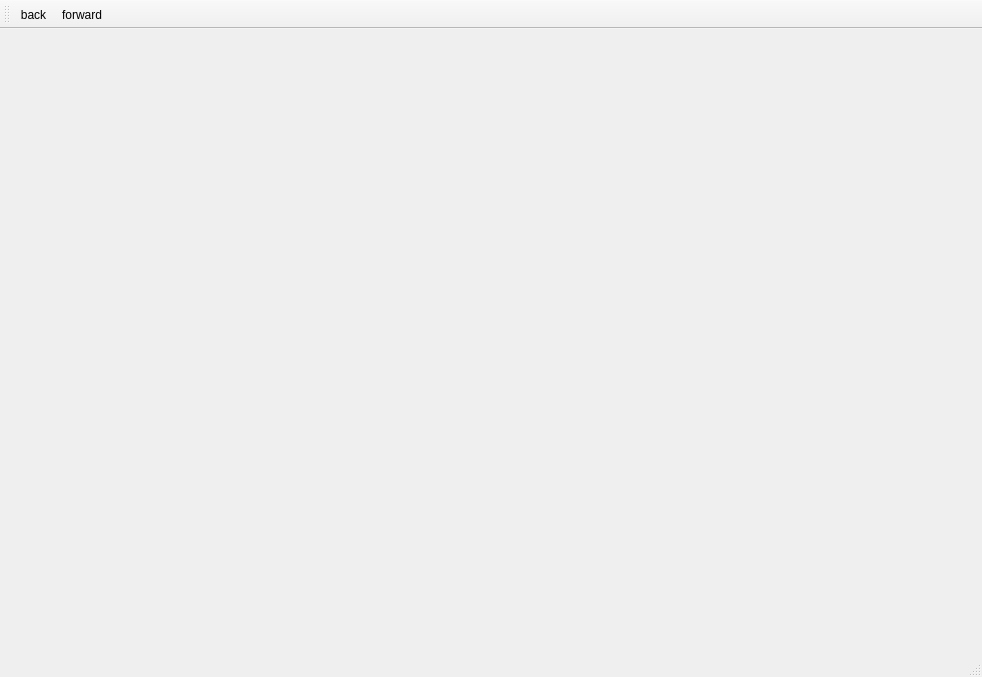
<?xml version="1.0" encoding="UTF-8"?>
<ui version="4.0">
 <class>MainWindow</class>
 <widget class="QMainWindow" name="MainWindow">
  <property name="geometry">
   <rect>
    <x>0</x>
    <y>0</y>
    <width>982</width>
    <height>677</height>
   </rect>
  </property>
  <property name="windowTitle">
   <string>MainWindow</string>
  </property>
  <widget class="QWidget" name="centralwidget">
   <layout class="QVBoxLayout" name="verticalLayout">
    <item>
     <layout class="QVBoxLayout" name="verticalLayout_2"/>
    </item>
   </layout>
  </widget>
  <widget class="QMenuBar" name="menubar">
   <property name="geometry">
    <rect>
     <x>0</x>
     <y>0</y>
     <width>982</width>
     <height>25</height>
    </rect>
   </property>
  </widget>
  <widget class="QStatusBar" name="statusbar"/>
  <widget class="QToolBar" name="toolBar">
   <property name="windowTitle">
    <string>toolBar</string>
   </property>
   <attribute name="toolBarArea">
    <enum>TopToolBarArea</enum>
   </attribute>
   <attribute name="toolBarBreak">
    <bool>false</bool>
   </attribute>
   <addaction name="actionback"/>
   <addaction name="actionforward"/>
  </widget>
  <action name="actionforward">
   <property name="icon">
    <iconset resource="res.qrc">
     <normaloff>:/forward.png</normaloff>:/forward.png</iconset>
   </property>
   <property name="text">
    <string>forward</string>
   </property>
  </action>
  <action name="actionback">
   <property name="icon">
    <iconset resource="res.qrc">
     <normaloff>:/back.png</normaloff>:/back.png</iconset>
   </property>
   <property name="text">
    <string>back</string>
   </property>
  </action>
 </widget>
 <resources>
  <include location="res.qrc"/>
 </resources>
 <connections/>
</ui>
